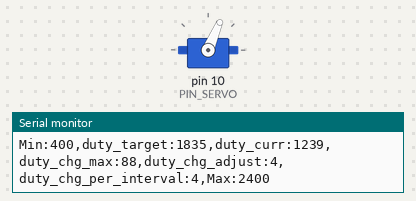
Recording of a sketch running on a simulated Arduino Uno, built with avr-gcc and run on an emulated ATmega328P. Parts: servo, the last lines printed to the serial monitor.

Above: at 0.05 s.
At 0.2 s:
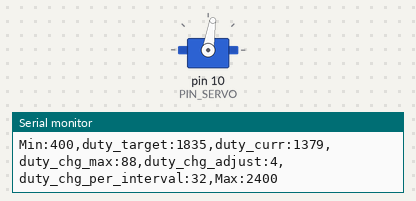
At 0.35 s:
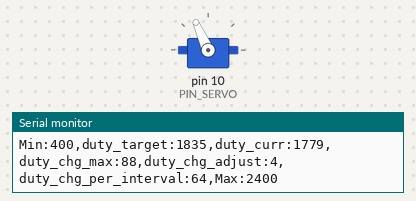
At 1.0 s:
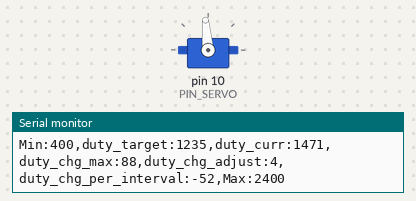
Timing chart, 0 to 3.2 s (numbered marks = the images above):
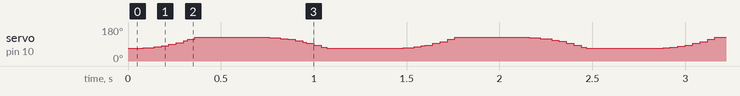

The sketch:

26_servo_rampup.ino
```cpp
#include <math.h>
#include <Servo.h>

// Arduino pin assignment
#define PIN_SERVO 10

// configurable parameters
#define _DUTY_MIN (1635 - 500) // servo full clockwise position (0 degree)
#define _DUTY_NEU 1635 // servo neutral position (90 degree)
#define _DUTY_MAX (1635 + 300) // servo full counterclockwise position (180 degree)

#define _SERVO_SPEED 1000 // servo speed limit (unit: degree/second)
#define _RAMPUP_TIME 360 // servo speed rampup (0 to max) time (unit: ms)
#define INTERVAL 20  // servo update interval

#define START _DUTY_MIN + 100
#define END _DUTY_MAX - 100

// global variables
unsigned long last_sampling_time; // unit: ms
int duty_chg_max; // maximum speed, i.e., duty difference per interval (unit: us/interval)
int duty_chg_per_interval; // current speed (unit: us/interval)
int duty_chg_adjust; // duty accelration per interval during ramp up/down period (unit: us/interval^2)
int toggle_interval, toggle_interval_cnt;
float pause_time; // unit: sec
Servo myservo;
int duty_target, duty_curr;

void setup() {
// initialize GPIO pins
  myservo.attach(PIN_SERVO);
  duty_target = duty_curr = START;
  myservo.writeMicroseconds(duty_curr);

// initialize serial port
  Serial.begin(57600);

// servo related variables
  duty_chg_max = (float)(_DUTY_MAX - _DUTY_MIN) * _SERVO_SPEED / 180 * INTERVAL / 1000;
  duty_chg_adjust = (float) duty_chg_max * INTERVAL / _RAMPUP_TIME;
  duty_chg_per_interval = 0; // initial speed is set to 0.

// remove next three lines after finding answers
//  Serial.print("duty_chg_per_interval:");
//  Serial.println(duty_chg_per_interval);
//  while(1) {}

// initialize variables for duty_target update.
  pause_time = 0.5;
  toggle_interval = (180.0 / _SERVO_SPEED + pause_time) * 1000 / INTERVAL;
  //toggle_interval = 1; // to demonstrate overshoot
  toggle_interval_cnt = toggle_interval;

// initialize last sampling time
  last_sampling_time = 0;
}

void loop() {
  if(millis() < last_sampling_time + INTERVAL) return;

// adjust duty_curr toward duty_target
  if(duty_target > duty_curr) {
    if(duty_chg_per_interval < duty_chg_max) {
      duty_chg_per_interval += duty_chg_adjust;
      if(duty_chg_per_interval > duty_chg_max) duty_chg_per_interval = duty_chg_max;
    }
    duty_curr += duty_chg_per_interval;
    if(duty_curr > duty_target) duty_curr = duty_target;
  }
  else if(duty_target < duty_curr) {
    if(duty_chg_per_interval > -duty_chg_max) {
      duty_chg_per_interval -= duty_chg_adjust;
      if(duty_chg_per_interval < -duty_chg_max) duty_chg_per_interval = -duty_chg_max;
    }
    duty_curr += duty_chg_per_interval;
    if(duty_curr < duty_target) duty_curr = duty_target;
  }
  else {
    duty_chg_per_interval = 0;
  }

// update servo position
  myservo.writeMicroseconds(duty_curr);

// output the read value to the serial port
  Serial.print("Min:400,duty_target:");
  Serial.print(duty_target);
  Serial.print(",duty_curr:");
  Serial.print(duty_curr);
  Serial.print(",duty_chg_max:");
  Serial.print(duty_chg_max);
  Serial.print(",duty_chg_adjust:");
  Serial.print(duty_chg_adjust);
  Serial.print(",duty_chg_per_interval:");
  Serial.print(duty_chg_per_interval);
  Serial.println(",Max:2400");

// toggle duty_target between _DUTY_MIN and _DUTY_MAX.
  if(toggle_interval_cnt >= toggle_interval) {
    toggle_interval_cnt = 0;
    if(duty_curr < START + 200) duty_target = END;
    else if(duty_curr > END - 200) duty_target = START;
  }
  else {
    toggle_interval_cnt++;
  }

// update last sampling time
  last_sampling_time += INTERVAL;
}
```
